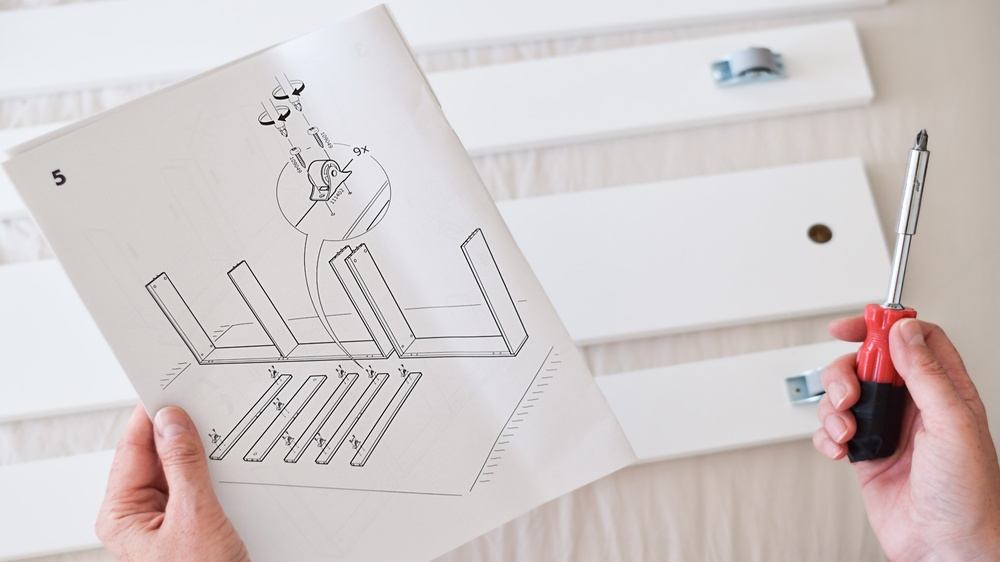
#> input picture VC - Mod02/VC_M2A1 - Detecção e Extração de Características/1.jpeg, 1000 x 562 px, shrunk from 1920 x 1080 before the run
$ jupyter execute 'VC_M2A1 - Detecção e Extração de Características.ipynb'   (shell and % lines are left out)
#> lines starting #> are read from the running program, lines starting #| are printed output that depends on the picture
# M2A1 - Detecção e Extração de Características

Na prática de hoje vamos utilizar [OpenCV](https://opencv.org/) para extrair características de imagens.

Esse notebook está estruturado da seguinte forma.

- Introdução
- Extração de Caracteísticas
- Próximos passos
- Atividade Complementares

## Introdução

Instalação para os que ainda não possuem a biblioteca instalada.

Importar as bibliotecas e Ler Imagens do Disco

[cell 1]
import numpy as np
import matplotlib.pyplot as plt
import cv2

[cell 2]
# TODO Atualize o path da imagem.
image = cv2.imread("./1.jpeg")
#> image is the input picture: shape (562, 1000, 3); mean B, G, R 202.9, 203, 210.8

[cell 3]
plt.imshow(cv2.cvtColor(image, cv2.COLOR_BGR2RGB))

## Extração de Caracteísticas

Agora podemos criar o extrator e aplicar ele. Por exemplo o [SIFT](https://www.cs.ubc.ca/~lsigal/425_2024W1/ijcv04.pdf).

[cell 4]
# Criando o detector do SIFT.
sift = cv2.SIFT_create()

# Detectando os keypoints e calculando os descritores.
keypoints, descriptors = sift.detectAndCompute(image, None)
#> keypoints = 408 keypoints; strongest (x, y, size): (287, 97, 2.5), (272, 122, 2.5), (296, 92, 4.4), (282, 118, 4.4)

# Visualizando os ketypoints.
image_kp = cv2.drawKeypoints(image, keypoints, None, flags=cv2.DRAW_MATCHES_FLAGS_DRAW_RICH_KEYPOINTS)
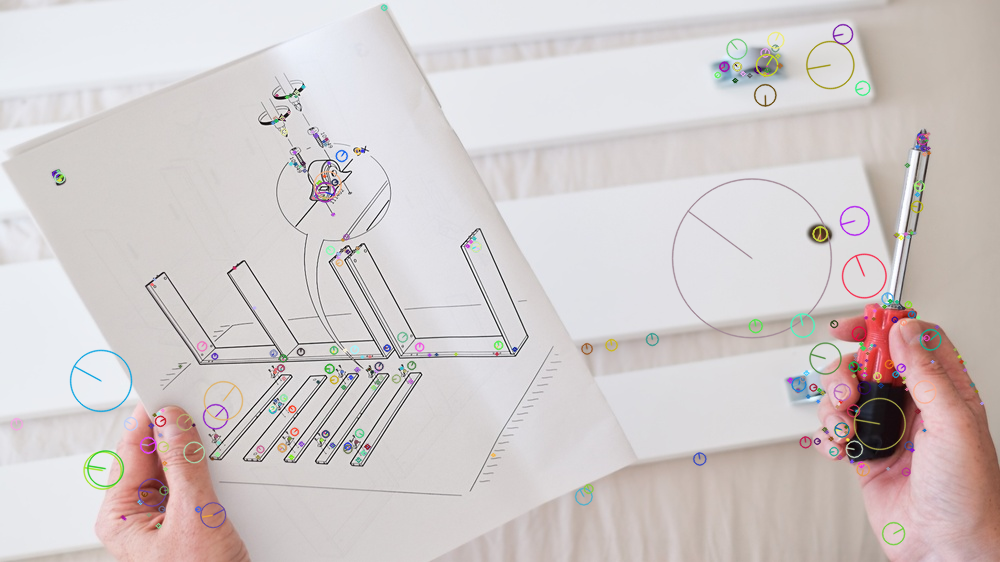
#> image_kp: shape (562, 1000, 3); mean B, G, R 202.1, 202.4, 209.9
plt.imshow(cv2.cvtColor(image_kp, cv2.COLOR_BGR2RGB))

OpenCV também implementa outros detectores como o [ORB](https://par.cse.nsysu.edu.tw/resource/paper/2016/161129/ORB-an%20efficient%20alternative%20to%20SIFT%20or%20SURF.pdf).

[cell 5]
# Criando o detector do ORB.
orb = cv2.ORB_create(30)

# Detectando os keypoints e calculando os descritores.
keypoints, descriptors = orb.detectAndCompute(image, None)
#> keypoints = 30 keypoints; strongest (x, y, size): (287, 96, 31), (273, 122, 31), (293, 93, 31), (293, 92, 37.2)

# Visualizando os keypoints.
image_kp = cv2.drawKeypoints(image, keypoints, None, flags=cv2.DRAW_MATCHES_FLAGS_DRAW_RICH_KEYPOINTS)
plt.imshow(cv2.cvtColor(image_kp, cv2.COLOR_BGR2RGB))
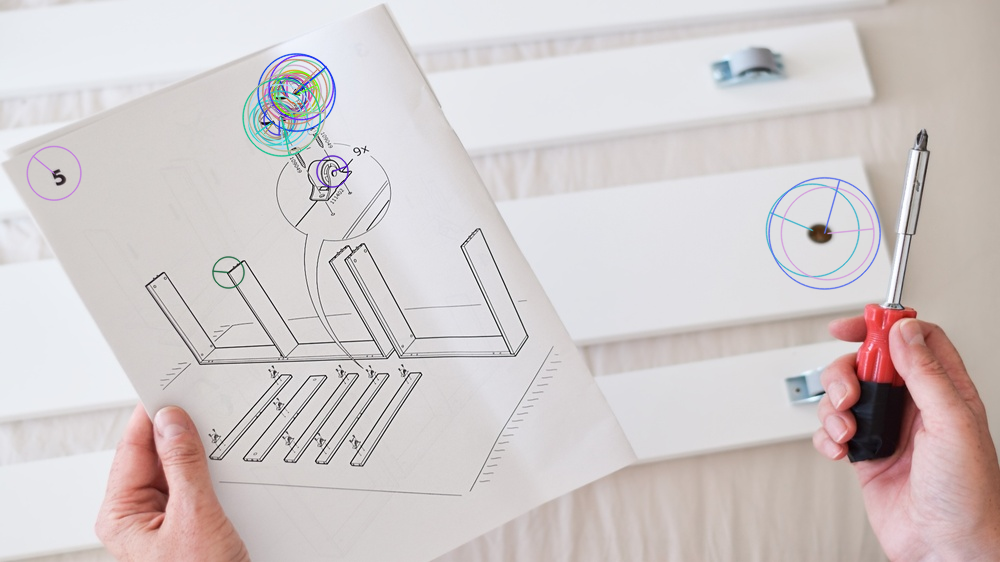
#> shown: shape (562, 1000, 3); mean R, G, B 209.8, 202.3, 202.6

E assim terminamos a prática de hoje.

## Próximos Passos e Referências

Nas próximas práticas iremos utilizar essas características para encontrar correspondências em imagens.

Uma lista não exaustiva de referências segue:

- https://opencv.org/
- https://learnopencv.com/blogs/
- https://pyimagesearch.com/

## Atividades Complementares (Opicional)

- [ ] Leia a imagem e rode todos os comandos.
- [ ] Existe alguma forma de melhorar os resutlados do SIFT?
- [ ] Existem outros detectores já implementados pela OpenCV?

### Melhorar resultados SIFT

[cell 6]
thresholds = [0.01, 0.04, 0.08]

fig, axes = plt.subplots(1, len(thresholds), figsize=(18, 6))

for ax, ct in zip(axes, thresholds):
    sift_ct = cv2.SIFT_create(contrastThreshold=ct)
    kp, _ = sift_ct.detectAndCompute(image, None)
    img_kp = cv2.drawKeypoints(
        image, kp, None,
        flags=cv2.DRAW_MATCHES_FLAGS_DRAW_RICH_KEYPOINTS
    )
    ax.imshow(cv2.cvtColor(img_kp, cv2.COLOR_BGR2RGB))
    ax.set_title(f"contrastThreshold={ct}\n{len(kp)} keypoints")
#> this loop made 3 passes
#> pass 1, `img_kp = cv2.drawKeypoints( image, kp, None, flags=cv2.DRAW_MATCHES_FL..`:
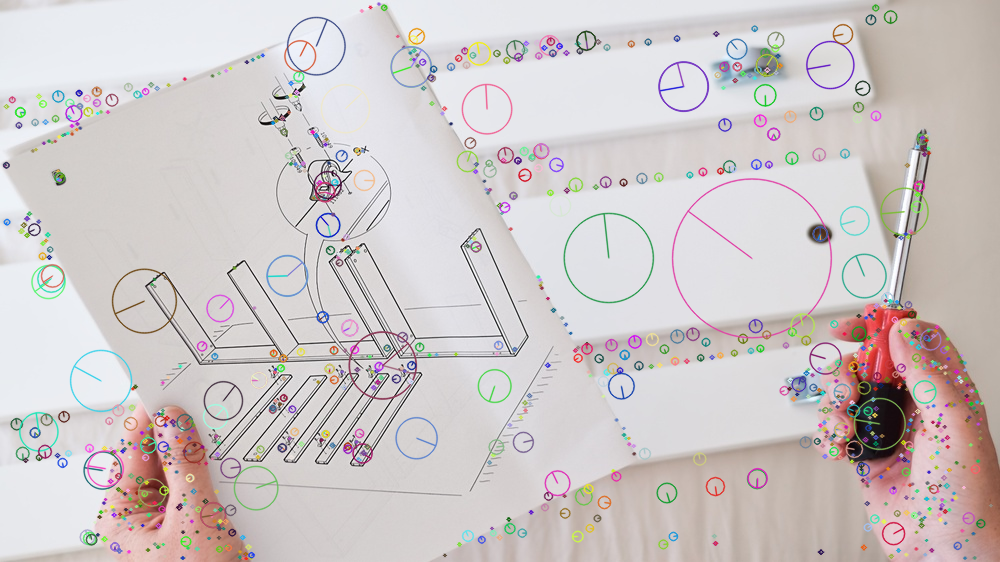
#> img_kp: shape (562, 1000, 3); mean B, G, R 200, 200, 207.1

plt.suptitle("Efeito do contrastThreshold")
plt.tight_layout()
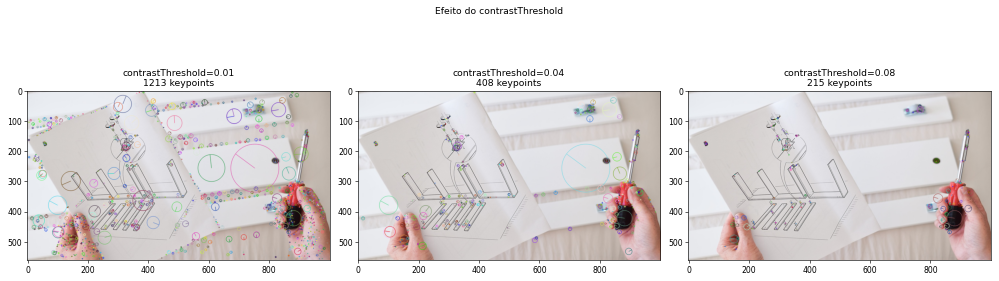
#> figure drawn by matplotlib, 3 panels

[cell 7]
octave_layers = [1, 3, 6]

fig, axes = plt.subplots(1, len(octave_layers), figsize=(18, 6))

for ax, n in zip(axes, octave_layers):
    sift_n = cv2.SIFT_create(nOctaveLayers=n)
    kp, _ = sift_n.detectAndCompute(image, None)
    img_kp = cv2.drawKeypoints(
        image, kp, None,
        flags=cv2.DRAW_MATCHES_FLAGS_DRAW_RICH_KEYPOINTS
    )
    ax.imshow(cv2.cvtColor(img_kp, cv2.COLOR_BGR2RGB))
    ax.set_title(f"nOctaveLayers={n}\n{len(kp)} keypoints")
#> this loop made 3 passes
#> pass 1, `img_kp = cv2.drawKeypoints( image, kp, None, flags=cv2.DRAW_MATCHES_FL..`:
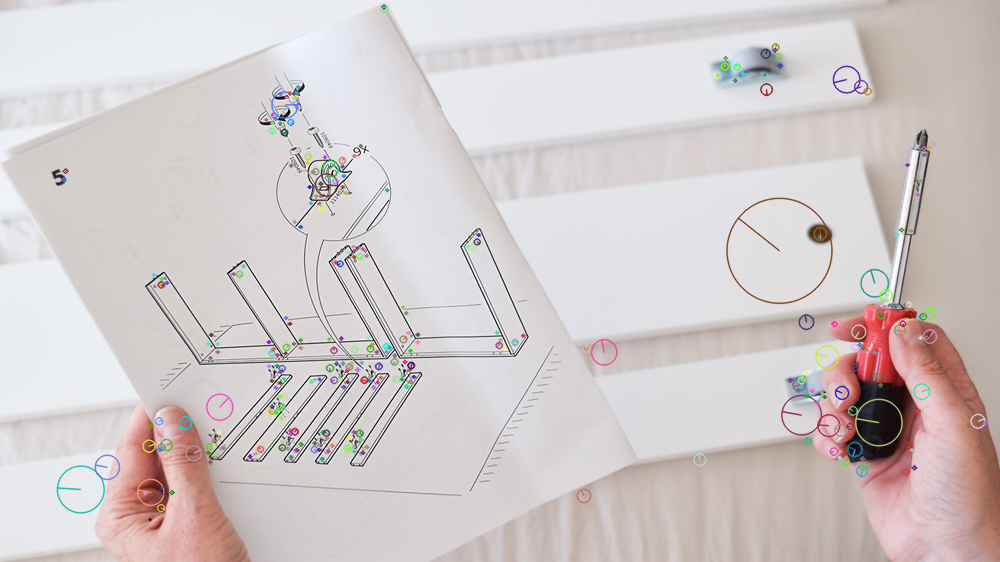
#> img_kp: shape (562, 1000, 3); mean B, G, R 202.1, 202.3, 209.8

plt.suptitle("Efeito do nOctaveLayers")
plt.tight_layout()
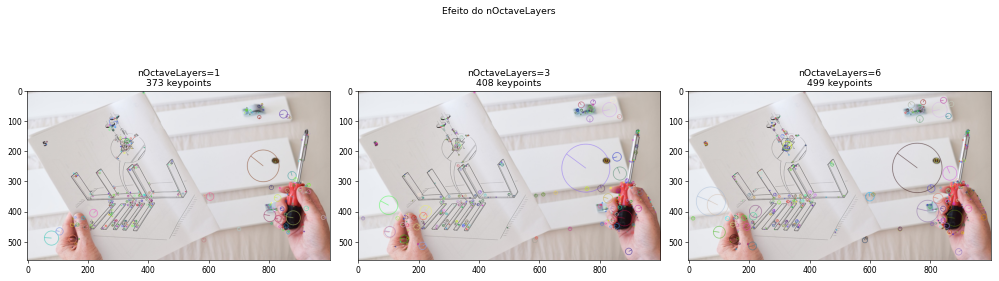
#> figure drawn by matplotlib, 3 panels

### Outros detectores

[cell 8]
akaze = cv2.AKAZE_create()
kp_akaze, desc_akaze = akaze.detectAndCompute(image, None)
#> kp_akaze = 508 keypoints; strongest (x, y, size): (820, 233, 16.1), (819, 233, 11.4), (296, 92, 5.7), (282, 117, 5.7)

img_akaze = cv2.drawKeypoints(
    image, kp_akaze, None,
    flags=cv2.DRAW_MATCHES_FLAGS_DRAW_RICH_KEYPOINTS
)
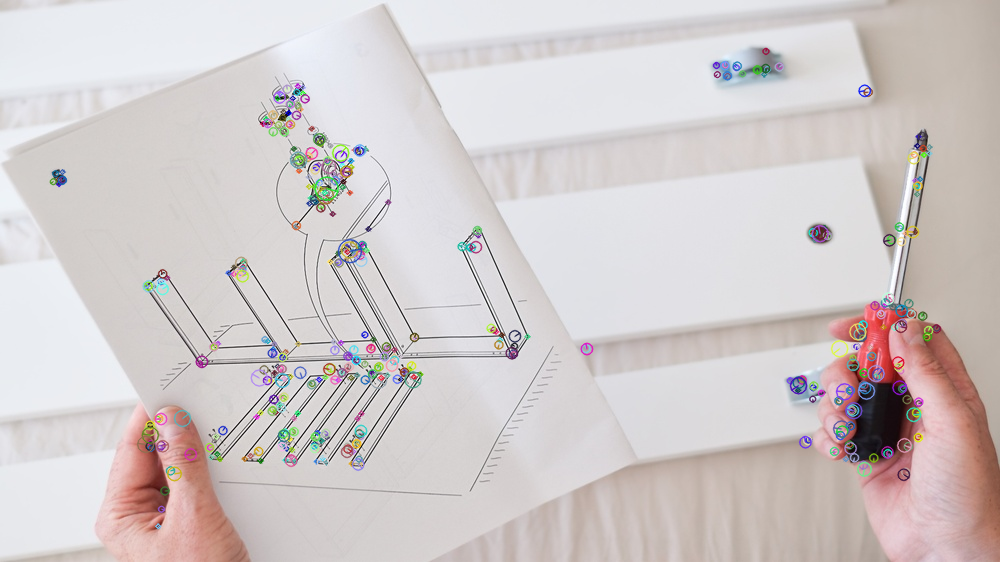
#> img_akaze: shape (562, 1000, 3); mean B, G, R 202.3, 202.3, 209.5

print(f"AKAZE — {len(kp_akaze)} keypoints")
#| AKAZE — 508 keypoints
plt.imshow(cv2.cvtColor(img_akaze, cv2.COLOR_BGR2RGB))
plt.title(f"AKAZE — {len(kp_akaze)} keypoints")

[cell 9]
brisk = cv2.BRISK_create()
kp_brisk, desc_brisk = brisk.detectAndCompute(image, None)
#> kp_brisk = 2655 keypoints; strongest (x, y, size): (293, 93, 13.1), (279, 119, 12.8), (273, 122, 12.3), (287, 97, 14.2)

img_brisk = cv2.drawKeypoints(
    image, kp_brisk, None,
    flags=cv2.DRAW_MATCHES_FLAGS_DRAW_RICH_KEYPOINTS
)
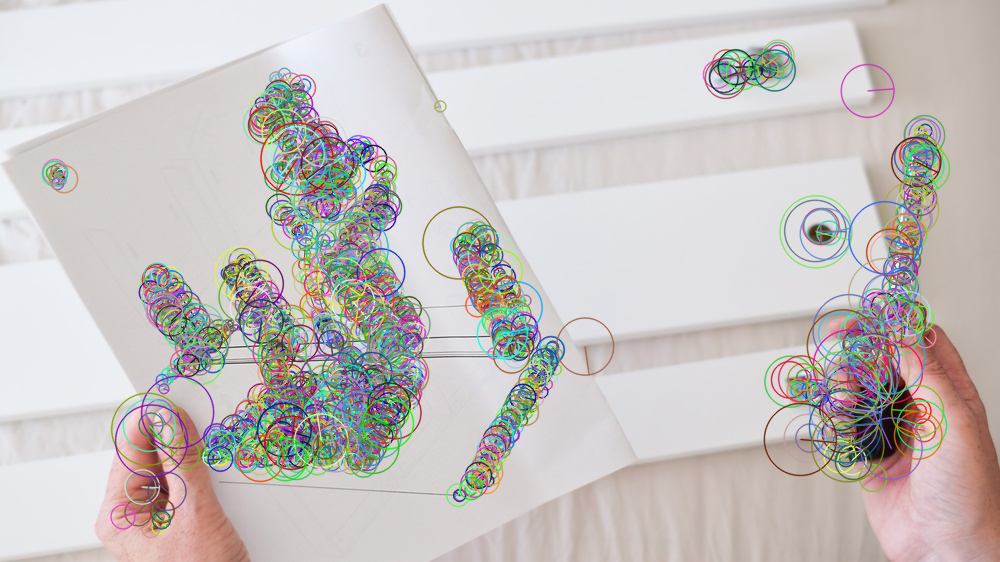
#> img_brisk: shape (562, 1000, 3); mean B, G, R 192.9, 194.5, 199.5

print(f"BRISK — {len(kp_brisk)} keypoints")
#| BRISK — 2655 keypoints
plt.imshow(cv2.cvtColor(img_brisk, cv2.COLOR_BGR2RGB))
plt.title(f"BRISK — {len(kp_brisk)} keypoints")

[cell 10]
fast = cv2.FastFeatureDetector_create(threshold=20)
kp_fast = fast.detect(image, None)
#> kp_fast = 1868 keypoints; strongest (x, y, size): (293, 93, 7), (273, 122, 7), (298, 88, 7), (279, 119, 7)

img_fast = cv2.drawKeypoints(image, kp_fast, None)
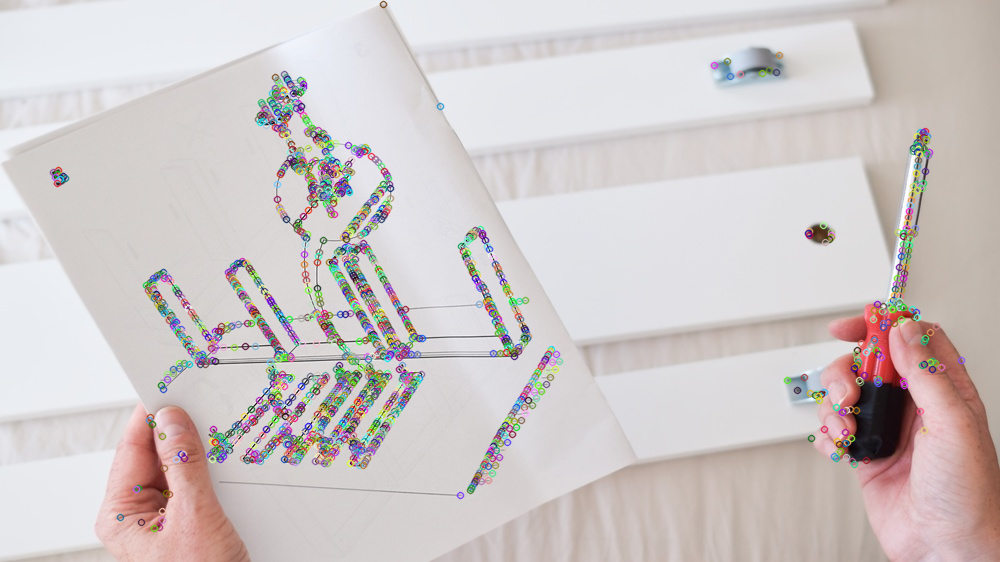
#> img_fast: shape (562, 1000, 3); mean B, G, R 200, 200.2, 207.6

print(f"FAST — {len(kp_fast)} keypoints")
#| FAST — 1868 keypoints
plt.imshow(cv2.cvtColor(img_fast, cv2.COLOR_BGR2RGB))
plt.title(f"FAST — {len(kp_fast)} keypoints (sem descriptor)")
